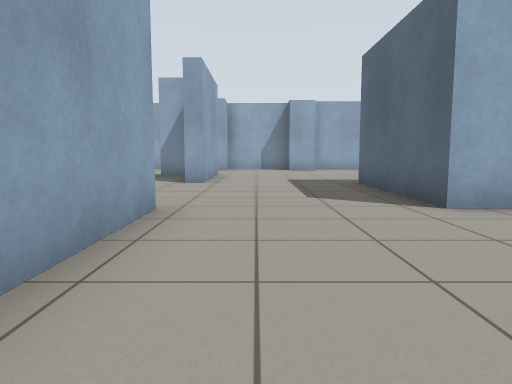
View 1 (above)

17 first-person views from a walk through a world built for the Gazebo simulator. The camera is 0.72 m above the floor, tilts 6° down and sees 70° across. The floor is counted in squares, 1 m on a side. Each view is taken from the middle of a square. On the plan, view 1 faces up. The plan holds only what a view shows up to about 11 squares ahead; the rest is blank.

View 2
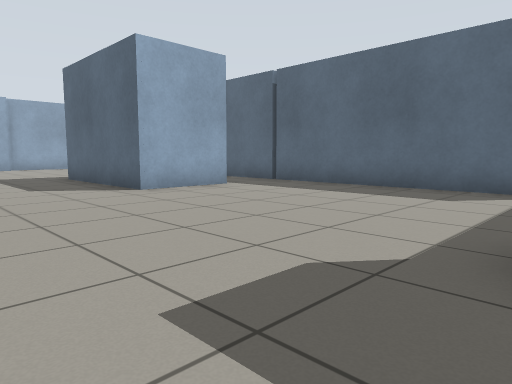

View 3
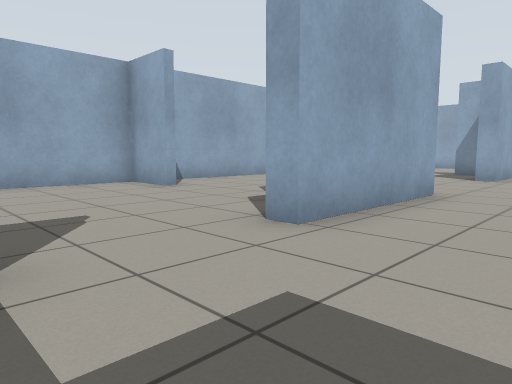

View 4
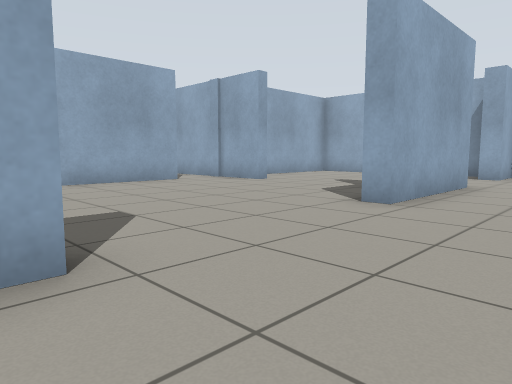

View 5
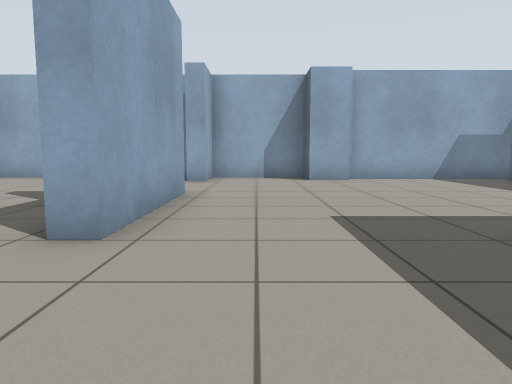

View 6
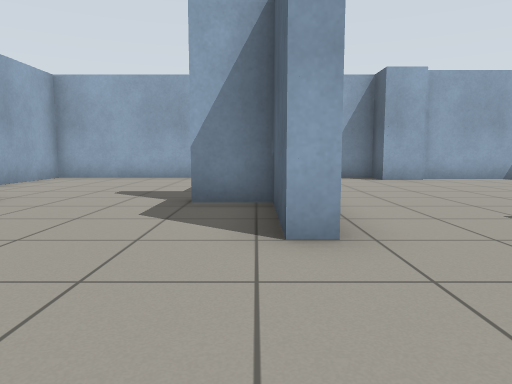

View 7
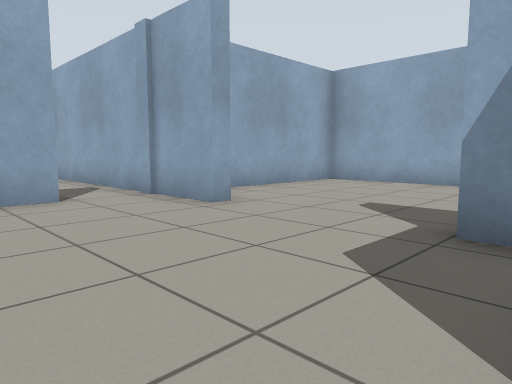

View 8
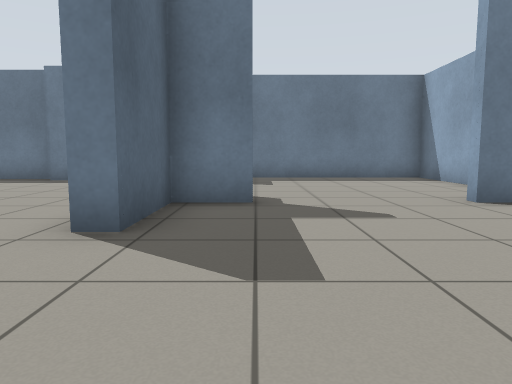

View 9
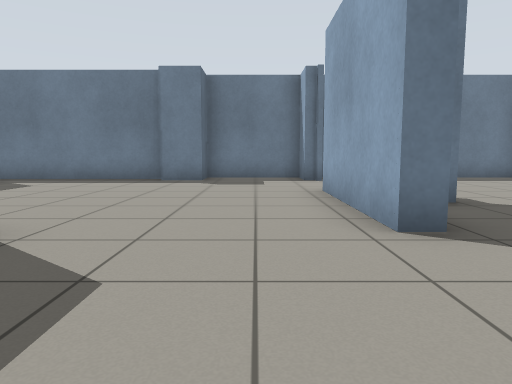

View 10
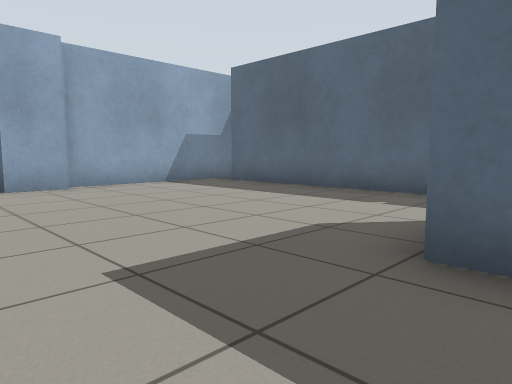

View 11
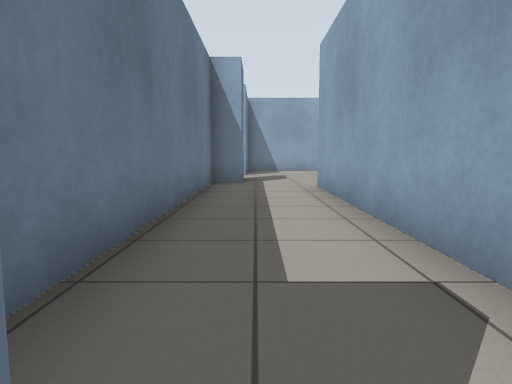

View 12
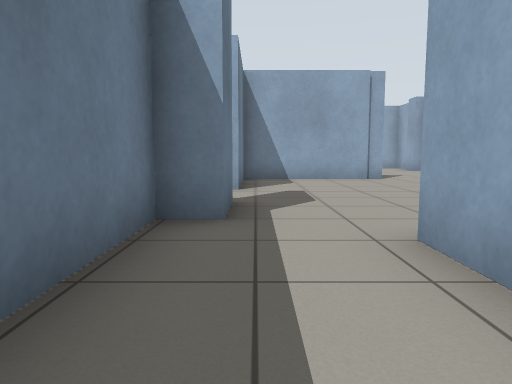

View 13
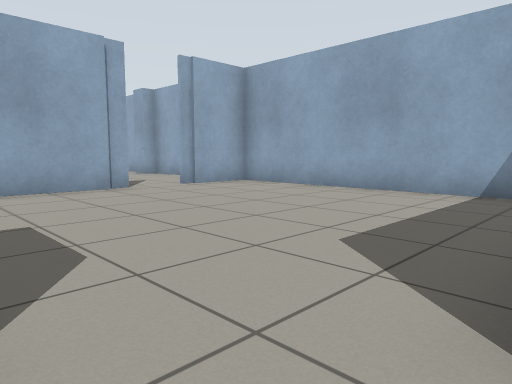

View 14
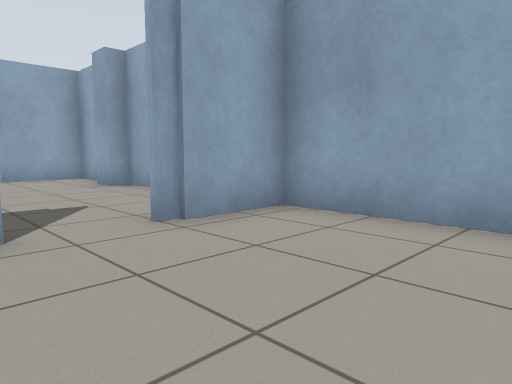

View 15
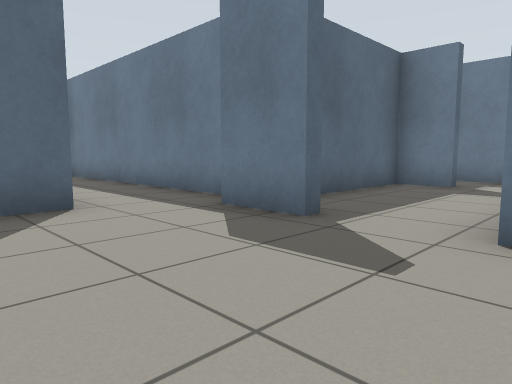

View 16
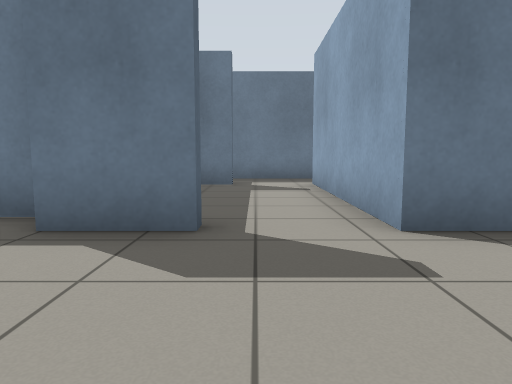

View 17
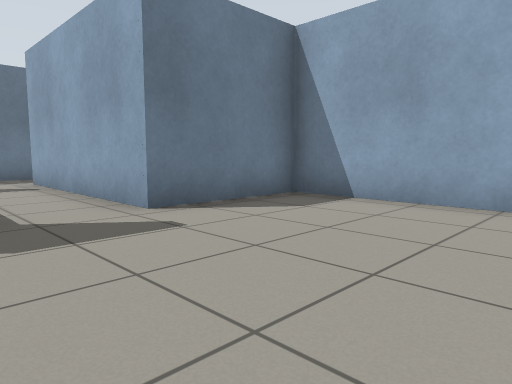

### Floor plan
Points are (right, up) in squares from view 1. A wall is a line through its corners. A room is listed if a view was taken in it or the views show most of it. See-through windows are left out.
Room 1 (views 1, 2, 3, 4, 5, 6, 7, 8, 9, 10, 11, 12, 13)
walls: (-3, 2.7) (-1.8, 2.7) (-1.8, 4.7) (-1.3, 4.7) (-1.3, 0.9) (-1.8, 0.9); (-1.3, 12.8) (-1.3, 9) (-1.8, 9) (-1.8, 11.4) (-3, 11.4); (4.9, 4.7) (2.5, 4.7) (2.5, 9); (-6.1, 2.4) (-7.9, 2.4) (-7.9, -2.9) (-1.9, -2.9); (-6.2, 11.8) (-6.2, 11.4) (-16, 11.4); (-7.9, 5) (-7.9, 3.6); (-6.9, 2.7) (-6.2, 2.7); (-7.9, 9.9) (-7.9, 6.6); (6.7, 10.4) (6.7, 15.6); (-1.9, -1.8) (-1.3, -1.8) (-1.3, -2.9) (1.5, -2.9) (1.5, -1.8) (2.6, -1.8); (2.6, 15.9) (1.5, 15.9) (1.5, 16.9) (-1.3, 16.9) (-1.3, 15.5) (-1.9, 15.5); (2.6, -2.3) (7.2, -2.3); (-3.9, 16.9) (-7.9, 16.9) (-7.9, 13.1); (6.7, -0.8) (6.7, 6.1); (7.4, 16.3) (2.6, 16.3); (-16.9, 9.7) (-16.9, 8.9) (-9.2, 8.9)
ways out: opening at (-17, 11) to room 2
Room 2 (views 14, 15, 16, 17)
walls: (-18.5, 9.2) (-18.5, 9.7) (-16.9, 9.7); (-16, 11.4) (-16, 12.2); (-23.3, 13.6) (-23.3, 9.7) (-20.4, 9.7) (-20.4, 4.2); (-17.1, 16.9) (-23.3, 16.9) (-23.3, 14.9); (-18.5, 4.1) (-18.5, 4.7) (-17.3, 4.7) (-17.3, 7.8); (-20.9, 2.7) (-17.9, 2.7)
ways out: opening at (-17, 11) to room 1; opening at (-24, 14); opening at (-20, 3)

Where each view was taken, in squares from view 1:
view 1: 0 up, 0 right, facing up
view 2: 2 down, 1 left, facing up-right
view 3: 2 down, 1 right, facing up-left
view 4: 4 up, 1 right, facing up-left
view 5: 6 up, 0 right, facing up
view 6: 6 up, 2 left, facing up
view 7: 8 up, 2 left, facing up-left
view 8: 8 up, 3 left, facing down
view 9: 8 up, 0 right, facing down
view 10: 8 up, 0 right, facing up-right
view 11: 10 up, 8 left, facing left
view 12: 10 up, 13 left, facing left
view 13: 10 up, 16 left, facing up-left
view 14: 13 up, 20 left, facing up-left
view 15: 13 up, 21 left, facing down-right
view 16: 13 up, 19 left, facing down
view 17: 14 up, 18 left, facing down-left
